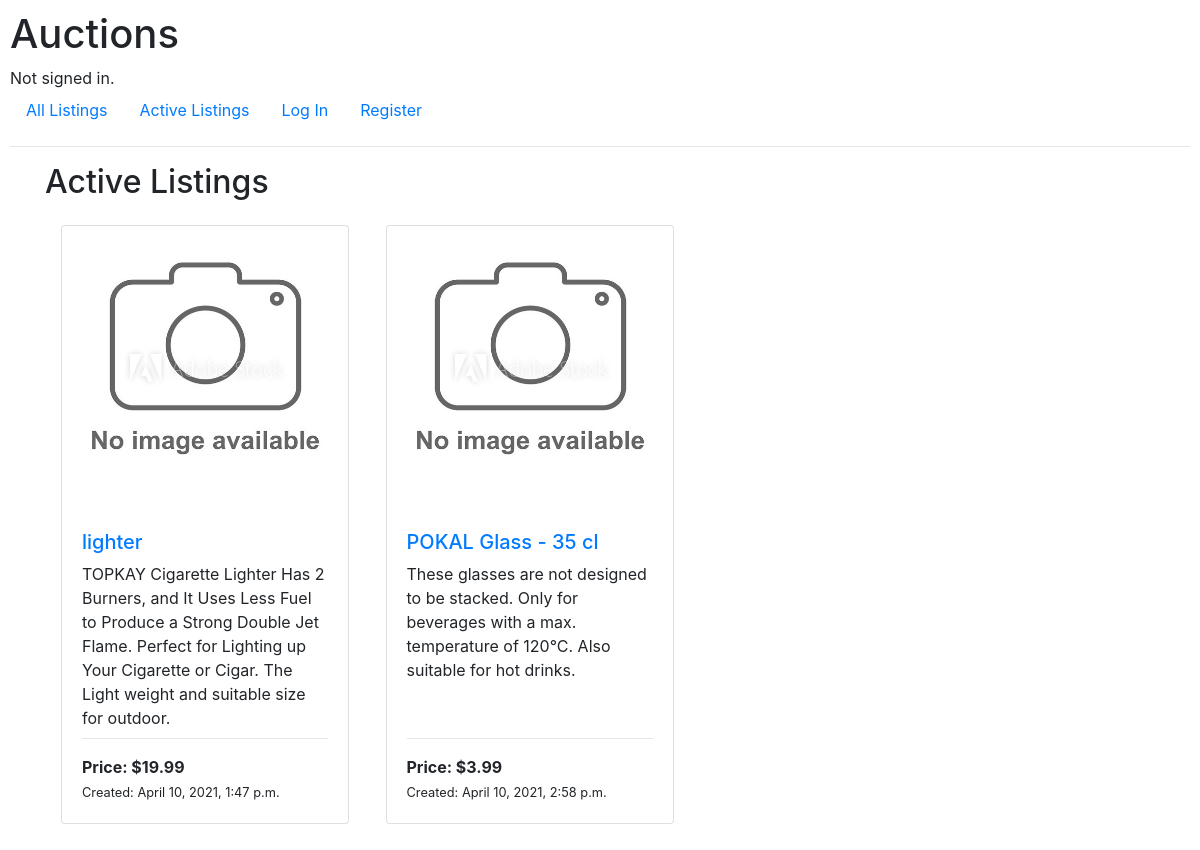
/, run on an earlier commit of the app's database.
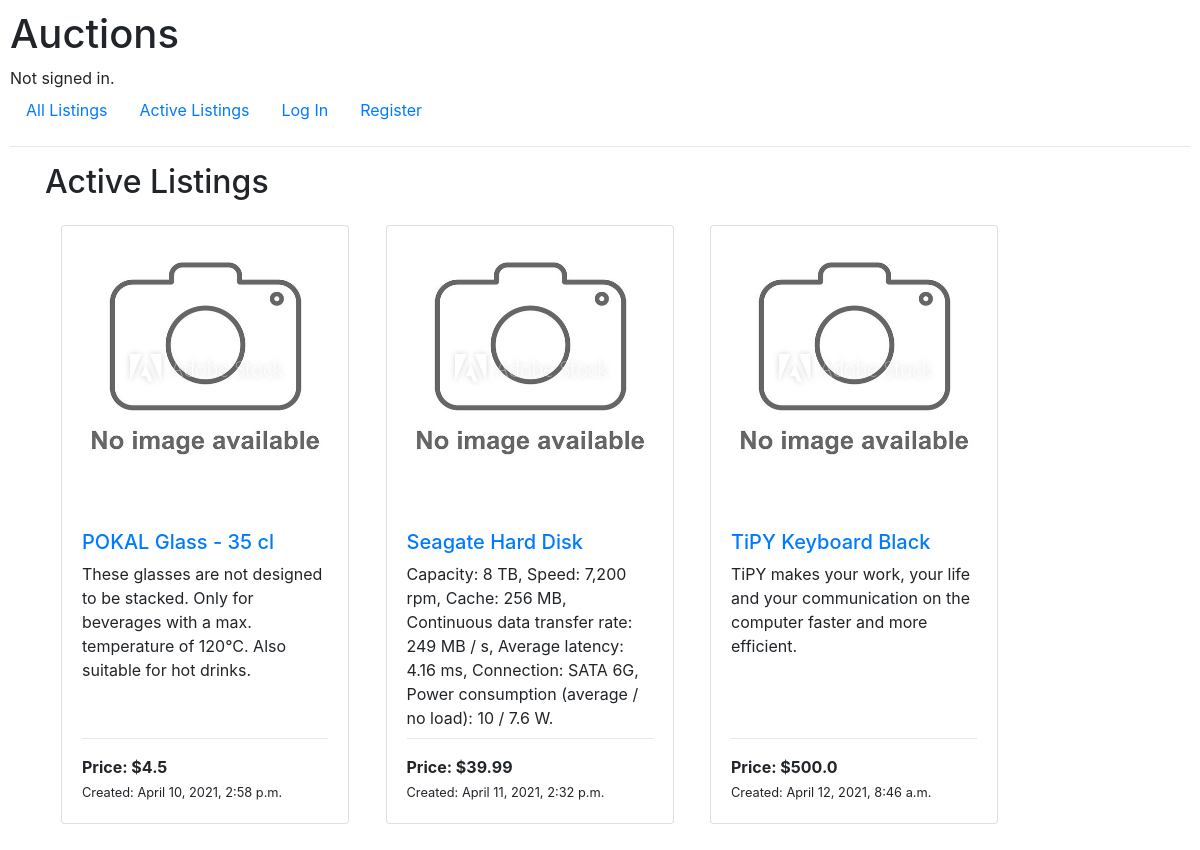
And on a later commit of the database.
### auctions/models.py (models this page shows, shortened)
class AuctionListing(models.Model):
    title = models.CharField(max_length=24)
    description = models.TextField(max_length=199)
    bidInit_val = models.FloatField()
    photoUrl = models.TextField()
    category = models.CharField(max_length=64)
    createdAt = models.DateTimeField(default=datetime.now, blank=True)
    listedBy = models.ForeignKey(User, on_delete=models.CASCADE, related_name="listings_posted")
    active_state = models.IntegerField()

### auctions/views.py (the view)
# urls.py: path("", views.index, name="index"),
def index(request):
    auctionListings = AuctionListing.objects.filter(active_state=1)
    for auctionListing in auctionListings:
        maxPrice = Bid.objects.filter(listing=auctionListing).aggregate(Max('bid_val'))
        auctionListing.maxPrice = (maxPrice['bid_val__max'])
    return render(request, "auctions/index.html", {
        "auctionListings": auctionListings
    })

### auctions/templates/auctions/index.html
{% extends "auctions/layout.html" %}
{% block body %}
<div class="container">
    <h2>Active Listings</h2>
    {% for auctionListing in auctionListings %}
    <div class="card" style="width: 18rem; display: inline-block; margin: 1rem;">
        <img src="{{auctionListing.photoUrl}}" class="card-img-top"
        onerror="this.onerror=null;this.src='../../../../static/auctions/no_img_available.jpg';"
        alt="{{auctionListing.title}}" style="padding: 1rem; height: 17rem;">
        <div class="card-body">
            <h5 class="card-title">
                {% if user.is_authenticated %}
                    <a href="{% url 'showlisting' auctionListing.id %}">{{auctionListing.title}}</a>
                {% else %}
                    <h5 style="color: #007bff;">{{auctionListing.title}}</h5>
                {% endif %}
            </h5>
            <p class="card-text" style="height: 10rem;">{{auctionListing.description}}</p>
            <hr>
            {% if auctionListing.maxPrice %}
                <strong style="display: block;">Price: ${{auctionListing.maxPrice}}</strong>
            {% else %}
                <strong style="display: block;">Price: ${{auctionListing.bidInit_val}}</strong>
            {% endif %}
            <small>Created: {{auctionListing.createdAt}}</small>
        </div>
      </div>
    {% endfor %}
</div>
{% endblock %}

What changed in the data, as far as the page shows it:
no longer on this page (row edited): AuctionListing: title "lighter", description "TOPKAY Cigarette Lighter Has 2 Burners, and It Uses Less Fuel to Produce a Strong Double Jet Flame. Perfect for Lighting up Your Cigarette or Cigar. The Light weight and suitable size for outdoor.", bidInit_val "19.99", createdAt "April 10, 2021, 1:47 p.m."
changed AuctionListing "POKAL Glass - 35 cl": maxPrice (not shown) → "4.5"; bidInit_val "3.99" → (not shown)
added AuctionListing: title "Seagate Hard Disk", description "Capacity: 8 TB, Speed: 7,200 rpm, Cache: 256 MB, Continuous data transfer rate: 249 MB / s, Average latency: 4.16 ms, Connection: SATA 6G, Power consumption (average / no load): 10 / 7.6 W.", bidInit_val "39.99", createdAt "April 11, 2021, 2:32 p.m."
added AuctionListing: title "TiPY Keyboard Black", description "TiPY makes your work, your life and your communication on the computer faster and more efficient.", bidInit_val "500.0", createdAt "April 12, 2021, 8:46 a.m."
